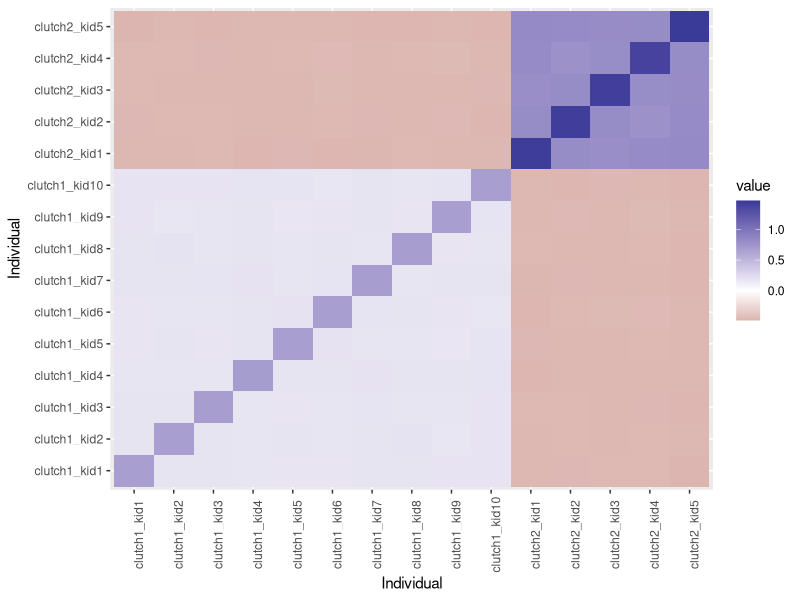

Source code (R):
sibs <- function(n, k, id) { #genotypes of full sibs
  freq <- rbeta(n, 1, 1)
  sire <- rbinom(n, size=2, prob=freq)
  dam <- rbinom(n, size=2, prob=freq)
  kids <- lapply(1:k, function(x) rhyper(n, sire, 2-sire, 1) + rhyper(n, dam, 2-dam, 1))
  geno <- Reduce(rbind, kids)
  rownames(geno) <- paste0("clutch", id, "_kid", 1:k)
  colnames(geno) <- paste0("locus", 1:ncol(geno))
  geno
}

clutch_1 <- sibs(10000, 10, 1)
clutch_2 <- sibs(10000,  5, 2)

W <- rbind(clutch_1, clutch_2)
#remove SNPs with no variance in sample
W <- W[,!apply(W, 2, function(x) length(unique(x))==1)]
A <- scale(W) %*% t(scale(W)) / ncol(W)
A[1:5,1:5]
library(ggplot2); library(reshape2)
ggplot(melt(A)) + geom_tile(aes(x=Var1, y=Var2, fill=value)) +
  scale_fill_gradient2() + theme(axis.text.x=element_text(angle=90)) +
  xlab("Individual") + ylab("Individual") 
?melt
